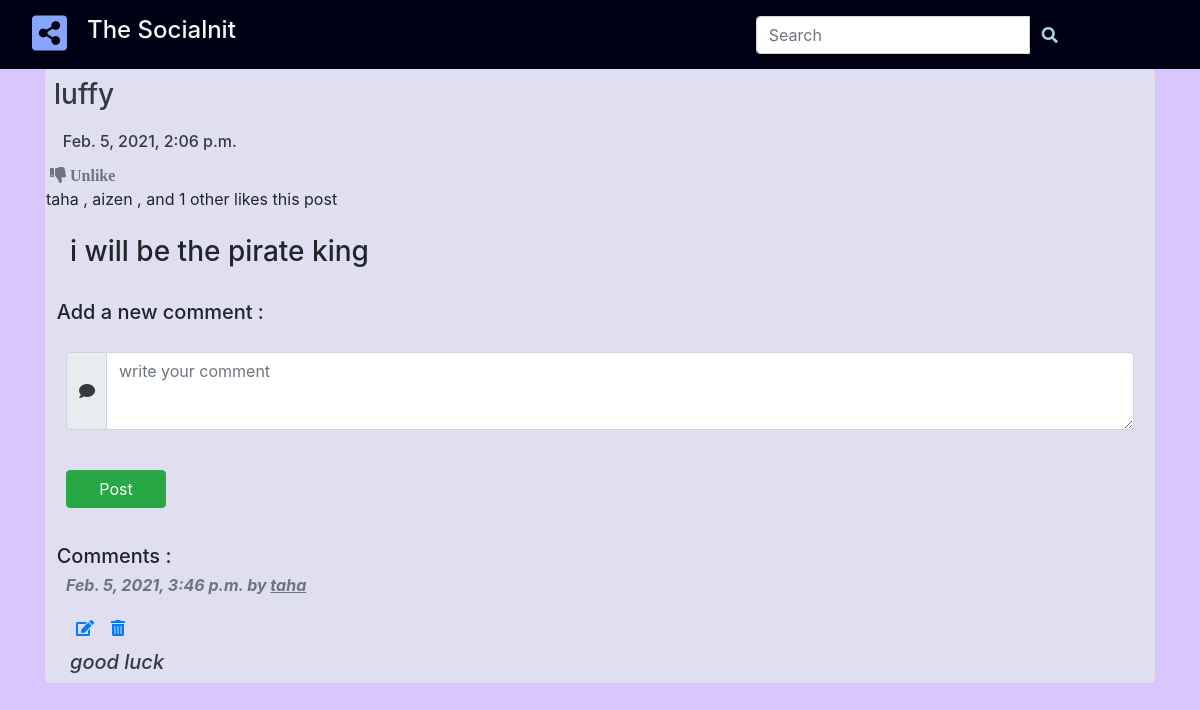
The app's page /48/ (signed in) with its own data.
### post/models.py (models this page shows, shortened)
class Post(models.Model):
    user = models.ForeignKey(User, related_name='post_created', on_delete=models.CASCADE)
    url = models.URLField(blank=True, null=True)
    text = models.TextField(blank=True, null=True)
    image = models.ImageField(upload_to='images/%Y/%m/%d/', blank=True, null=True)
    video = models.FileField(upload_to="video/%Y%m/%d/",blank=True, null=True)
    created = models.DateTimeField(auto_now_add=True, db_index=True)
    users_like = models.ManyToManyField(User,related_name='posts_liked',blank=True)
    class Meta:
        ordering = ('created',)
    def get_absolute_url(self):
        return reverse('post:post_detail', args=[self.id])

class Comment(models.Model):
    post = models.ForeignKey(Post, on_delete=models.CASCADE, related_name='comments')
    commenter = models.ForeignKey(User, on_delete=models.CASCADE, related_name='blog_comments')
    content = models.TextField(blank=True, null=True)
    created = models.DateTimeField(auto_now_add=True)
    updated = models.DateTimeField(auto_now=True)
    class Meta:
        ordering = ('-created',)
    def get_absolute_url(self):
        return reverse('post:comment',args=[self.post.id, self.id])

### post/views.py (the view)
# urls.py: path('<int:post_id>/', views.post_detail,name='post_detail'),
def post_detail(request, post_id=None):
    post = None
    post = get_object_or_404(Post, id=post_id)
    comments = Comment.objects.filter(post=post)
    users_like = post.users_like.all()
    if "like" in request.GET :
        post.users_like.add(request.user)
        return redirect(request.META.get('HTTP_REFERER'))
    if "unlike" in request.GET:
        post.users_like.remove(request.user)
        return redirect(request.META.get('HTTP_REFERER'))
    if request.method == 'POST' and request.user.is_authenticated:
        form = CommentForm(data=request.POST)
        if form.is_valid():
            comments = form.save(commit=False)
            comments.post = post
            comments.commenter = request.user
            comments.save()
            return redirect('post:post_detail', post.id)
    else:
        form = CommentForm()
    return render(request, 'post/detail.html', {'post': post, 'form': form, 'comments': comments, 'users_like': users_like})

### post/forms.py
class CommentForm(forms.ModelForm):
    class Meta:
        model = Comment
        fields = ('content',)

### post/templates/post/detail.html (shortened to what this page needs)
{% extends "post/base.html" %}
{% load static %}
{% load embed_video_tags %}
{% load widget_tweaks %}
{% block content %}
<div class="container">
  <div class="row">
    <div class="col-9 mx-auto col-md-6 col-lg-12">
      <div class="card mb-2" style="border-color: transparent; background: #dfdff1">
        <div class="p-2">
          <a class="text-decoration-none text-dark" href="{% url 'post:wall' post.user.id %}">
            <h3 class="card-img-top ">{{ post.user }}</h3>
          </a>
        </div>
        <div class="p-1">
          <a class="text-decoration-none text-dark" href="{{post.get_absolute_url}}">
            <h6 class="card-img-top ">&nbsp;&nbsp; {{ post.created }}</h6>
          </a>
        </div>
        {% if request.user not in post.users_like.all %}
          <a href="{% url 'post:post_detail' post.id %}?like"> <i class="fas fa-thumbs-up text-danger p-1"> Like </i></a>
        {% else %}
          <a href="{{post.get_absolute_url}}?unlike"> <i class="fas fa-thumbs-down text-secondary p-1"> Unlike</i></a>
        {% endif %}
        {% if users_like.count > 1 %}
          {%for liker in users_like|slice:'2' %}
           {{liker.username}}
            {% if not forloop.last %},{% endif %}
          {%endfor%}
          {% if users_like.count > 1 %}
            , and {{users_like.count|add:-1}} other{{users_like.count|add:-1|pluralize}} likes this post
          {% endif %}
        {% endif %}
        {%if post.text%}
        <div class="p-4">
            <h3 class="card-img-top" width='600'>{{ post.text }}</h3>
        </div>
        {% endif %}
        {% if user.is_authenticated %}
        <h5>&nbsp; Add a new comment :</h5>
        <div class="card-body">
          <form method="post">
            <div class="form-group">
              <div class="input-group mb-3">
                <div class="input-group-prepend">
                  <span class="input-group-text"><i class="fa fa-comment text-dark mt-4 mb-4"></i></span>
                </div>
                {% render_field form.content rows="" class="form-control" placeholder="write your comment" %}
              </div>
            </div>
            <br>
            <div class="form-group">
              <button type="submit" class="btn btn-success" style="width: 100px;">Post</button>
            </div>
          </form>
        </div>
        {% if comments %}
        <h5>&nbsp; Comments :</h5>
        {% for comment in comments %}
        <h6 class="font-weight-bold mb-0 text-secondary" style="margin-left: 20px;">
          <p class="date">
            <i> {{ comment.created }} by <u>{{ comment.commenter }}</u></i>
          </p>
        </h6>
        {%if comment.commenter == request.user%}
        <h6 id="comment"><a href="{{comment.get_absolute_url}}/update_comment " class="text-decoration-none  "><i
              class="fas fa-edit pt-2"></i> </a>&nbsp;&nbsp;
          <a href="{{comment.get_absolute_url}}/delete_comment" class="text-decoration-none"><i
              class="fas fa-trash-alt"></i> </a>
        </h6>
        <h5 class="text-dark  mb-0 pt-1 mb-2" style="margin-left: 20px;">
          <i>  {{ comment.content }}</i>
        </h5>
        {% endif %}
        {% endfor %}
        {% endif %}
        {% endif %}
      </div>
    </div>
  </div>
</div>
{% endblock %}

### post/static/css/post.css (style rules this page uses)
#comment { margin-left: 30px; }
.body { background-color: rgb(216, 198, 252); }
* { box-sizing: border-box; }

### records on screen
Post: user "luffy", created "Feb. 5, 2021, 2:06 p.m.", text "i will be the pirate king"
Comment: created "Feb. 5, 2021, 3:46 p.m.", commenter "taha", content "good luck"

### other values on screen
{{ liker.username }} "taha"
{{ liker.username }} "aizen"
{{ users_like.count|add:-1 }} "1"
